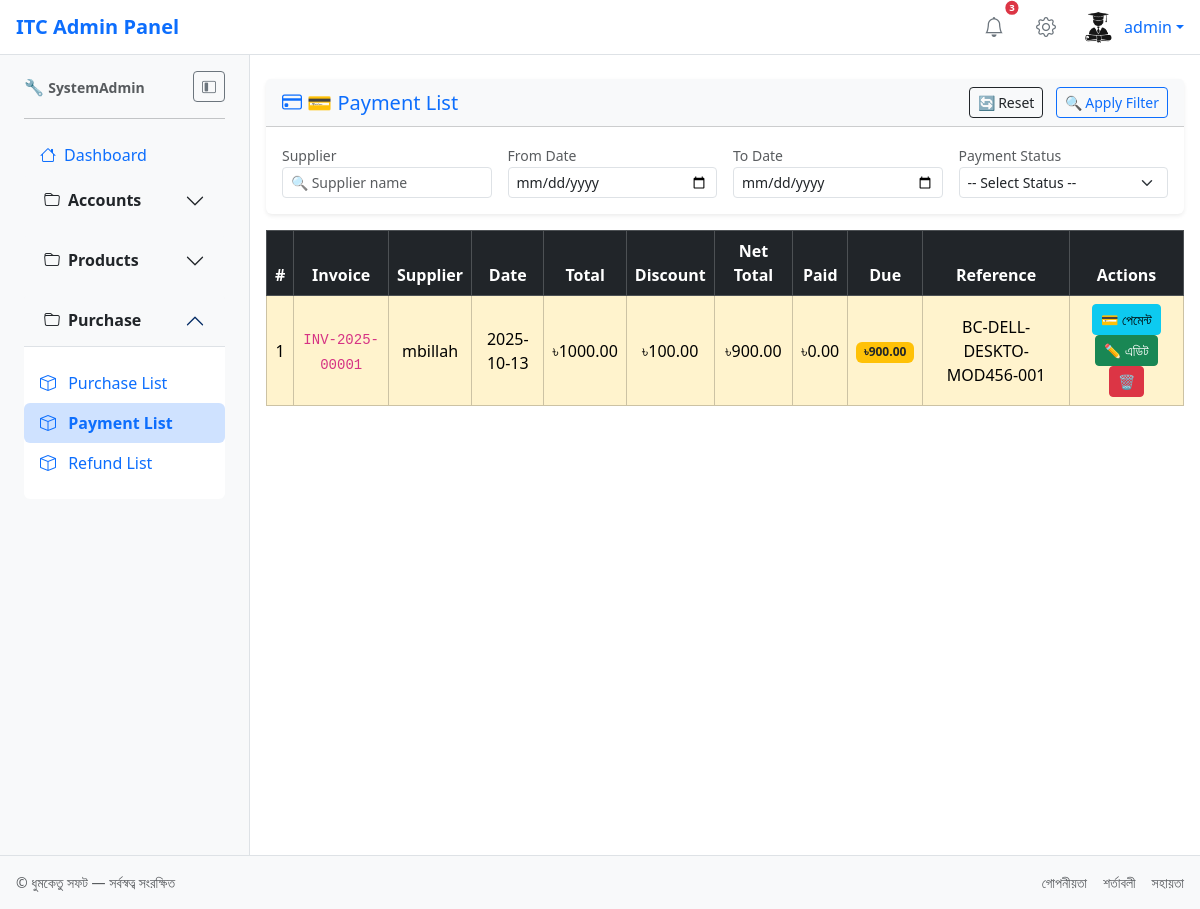
The page /products/purchase/payments/ (signed in) on the database its author committed.
### accounts/models.py (models this page shows, shortened)
class CustomUser(AbstractUser):
    role = models.ForeignKey(Role, on_delete=models.SET_NULL, null=True, blank=True)
    email = models.EmailField(unique=True)
    username = models.CharField(max_length=150, unique=True)
    is_active = models.BooleanField(default=True)
    is_staff = models.BooleanField(default=False)
    is_superuser = models.BooleanField(default=False)
    last_login = models.DateTimeField(auto_now=True)
    date_joined = models.DateTimeField(auto_now_add=True)
    is_protected = models.BooleanField(default=True)  # 🔐 সুরক্ষিত ইউজার

class Role(models.Model):
    name = models.CharField(max_length=50, unique=True)
    is_protected = models.BooleanField(default=False)  # Optional: prevent deletion
    modules = models.ManyToManyField('Module', through='Permission')

class Module(models.Model):
    name = models.CharField(max_length=100)
    label = models.CharField(max_length=100, blank=True, null=True)  # ✅ Add this line
    url_name = models.CharField(max_length=100, unique=True)
    icon = models.CharField(max_length=50, default='bi-circle')
    parent = models.ForeignKey('self', null=True, blank=True, on_delete=models.SET_NULL, related_name='children')
    group = models.ForeignKey(ModuleGroup, on_delete=models.SET_NULL, null=True, related_name='modules')
    actions = models.ManyToManyField('ActionType', related_name='modules')
    order = models.PositiveIntegerField(default=0)
    is_visible = models.BooleanField(default=True)
    is_header = models.BooleanField(default=False)  # Header visibility ✅

class ModuleGroup(models.Model):
    name = models.CharField(max_length=100, unique=True)
    icon = models.CharField(max_length=50, default='bi-folder')
    order = models.PositiveIntegerField(default=0)

### products/models.py (models this page shows, shortened)
class Supplier(models.Model):
    name = models.CharField(max_length=100)
    company_name = models.CharField(max_length=150, blank=True)
    mobile = models.CharField(max_length=20)
    email = models.EmailField(blank=True)
    address = models.TextField(blank=True)
    district = models.CharField(max_length=100, blank=True)
    trade_license = models.CharField(max_length=50, blank=True)
    contact_person = models.CharField(max_length=100, blank=True)
    contact_mobile = models.CharField(max_length=20, blank=True)
    bank_account = models.CharField(max_length=100, blank=True)
    payment_terms = models.CharField(max_length=100, blank=True)
    is_active = models.BooleanField(default=True)
    created_by = models.ForeignKey(CustomUser, on_delete=models.SET_NULL, null=True, related_name='created_suppliers')
    updated_by = models.ForeignKey(CustomUser, on_delete=models.SET_NULL, null=True, related_name='updated_suppliers')
    created_at = models.DateTimeField(auto_now_add=True)
    updated_at = models.DateTimeField(auto_now=True)

class Purchase(models.Model):
    DISCOUNT_TYPE_CHOICES = [
        ("amount", "৳ Amount"),
        ("percent", "% Percent"),
    ]
    supplier = models.ForeignKey("Supplier", on_delete=models.SET_NULL, null=True)
    invoice_no = models.CharField(max_length=50, unique=True, blank=True)
    date = models.DateField(default=timezone.now)
    reference = models.CharField(max_length=100, blank=True, null=True)
    total = models.DecimalField(max_digits=12, decimal_places=2)
    discount_type = models.CharField(max_length=10, choices=DISCOUNT_TYPE_CHOICES, default="amount")
    total_discount = models.DecimalField(max_digits=12, decimal_places=2, default=0)
    paid = models.DecimalField(max_digits=12, decimal_places=2, default=0)
    note = models.TextField(blank=True)
    is_returned = models.BooleanField(default=False)
    transaction_type = models.ForeignKey(
        TransactionType,
        on_delete=models.SET_NULL,
        null=True,
        default=get_default_purchase_type,
        limit_choices_to={"module": "purchase"},
        related_name="purchases"
    )
    created_by = models.ForeignKey("accounts.CustomUser", on_delete=models.SET_NULL, null=True, related_name='created_purchases')
    updated_by = models.ForeignKey("accounts.CustomUser", on_delete=models.SET_NULL, null=True, related_name='updated_purchases')
    created_at = models.DateTimeField(auto_now_add=True)
    updated_at = models.DateTimeField(auto_now=True)
    class Meta:
        ordering = ["-date", "-id"]
        verbose_name = "Purchase"
        verbose_name_plural = "Purchases"

### products/views.py (the view)
# urls.py: path("purchase/payments/", payment_list, name="payment_list"),
@login_required
def payment_list(request):
    supplier = request.GET.get("supplier", "").strip()
    from_date = request.GET.get("from_date")
    to_date = request.GET.get("to_date")
    status = request.GET.get("status")
    purchases = Purchase.objects.select_related("supplier")
    if supplier:
        purchases = purchases.filter(supplier__name__icontains=supplier)
    if from_date:
        try:
            from_dt = datetime.strptime(from_date, "%Y-%m-%d").date()
            purchases = purchases.filter(date__gte=from_dt)
        except:
            pass
    if to_date:
        try:
            to_dt = datetime.strptime(to_date, "%Y-%m-%d").date()
            purchases = purchases.filter(date__lte=to_dt)
        except:
            pass
    if status == "paid":
        purchases = purchases.filter(paid__gte=F("total") - F("total_discount"))
    elif status == "due":
        purchases = purchases.filter(paid__lt=F("total") - F("total_discount"))
    purchases = purchases.order_by("-date")
    context = {
        "purchases": [
            {
                "id": p.id,
                "invoice_no": p.invoice_no,
                "supplier": p.supplier,
                "date": p.date,
                "total": float(p.total),
                "total_discount": float(p.total_discount),
                "net_total": float(p.total) - float(p.total_discount),
                "paid": float(p.paid),
                "due": max(float(p.total) - float(p.total_discount) - float(p.paid), 0),
                "reference": p.reference,
            }
            for p in purchases
        ]
    }
    return render(request, "products/payment_list.html", context)

### accounts/context_processors.py (called while the page is built)
def header_modules(request):
    if not request.user.is_authenticated:
        return {}
    role = getattr(request.user, 'role', None)
    if not role:
        return {}
    access_perms = Permission.objects.filter(role=role, is_allowed=True, action__key='access')
    header_modules = Module.objects.filter(id__in=access_perms.values('module_id'), is_header=True)
    return {'header_modules': header_modules}

### products/templates/products/payment_list.html (shortened to what this page needs)
{% extends 'accounts/base.html' %}
{% load static %}
{% block content %}
<div class="card mb-3 shadow-sm border-0">
  <div class="card-header bg-light d-flex justify-content-between align-items-center flex-wrap gap-3">
    <h5 class="mb-0 text-primary"><i class="bi bi-credit-card"></i> 💳 Payment List</h5>
    <div>
      <a href="{% url 'products:payment_list' %}" class="btn btn-sm btn-outline-dark me-2">🔄 Reset</a>
      <button type="submit" form="paymentFilterForm" class="btn btn-sm btn-outline-primary">🔍 Apply Filter</button>
    </div>
  </div>
  <div class="card-body">
    <form method="get" id="paymentFilterForm" class="row g-3">
      <div class="col-md-3">
        <label class="form-label mb-0 small text-muted">Supplier</label>
        <input type="text" name="supplier" value="{{ request.GET.supplier }}" class="form-control form-control-sm" placeholder="🔍 Supplier name">
      </div>
      <div class="col-md-3">
        <label class="form-label mb-0 small text-muted">From Date</label>
        <input type="date" name="from_date" value="{{ request.GET.from_date }}" class="form-control form-control-sm">
      </div>
      <div class="col-md-3">
        <label class="form-label mb-0 small text-muted">To Date</label>
        <input type="date" name="to_date" value="{{ request.GET.to_date }}" class="form-control form-control-sm">
      </div>
      <div class="col-md-3">
        <label class="form-label mb-0 small text-muted">Payment Status</label>
        <select name="status" class="form-select form-select-sm">
          <option value="">-- Select Status --</option>
        </select>
      </div>
    </form>
  </div>
</div>
<div class="table-responsive">
  <table class="table table-bordered table-hover align-middle">
    <thead class="table-dark text-center">
      <tr>
        <th>#</th>
        <th>Invoice</th>
        <th>Supplier</th>
        <th>Date</th>
        <th>Total</th>
        <th>Discount</th>
        <th>Net Total</th>
        <th>Paid</th>
        <th>Due</th>
        <th>Reference</th>
        <th>Actions</th>
      </tr>
    </thead>
    <tbody>
      {% for p in purchases %}
      <tr class="text-center {% if p.due > 0 %}table-warning{% endif %}">
        <td>{{ forloop.counter }}</td>
        <td><code>{{ p.invoice_no }}</code></td>
        <td>{{ p.supplier.name }}</td>
        <td>{{ p.date|date:"Y-m-d" }}</td>
        <td>৳{{ p.total|floatformat:2 }}</td>
        <td>৳{{ p.total_discount|floatformat:2 }}</td>
        <td>৳{{ p.net_total|floatformat:2 }}</td>
        <td>৳{{ p.paid|floatformat:2 }}</td>
        <td>
          {% if p.due > 0 %}
            <span class="badge bg-warning text-dark">৳{{ p.due|floatformat:2 }}</span>
          {% else %}
            <span class="badge bg-success">Paid</span>
          {% endif %}
        </td>
        <td>{{ p.reference|default:"—" }}</td>
        <td>
          <button class="btn btn-sm btn-info"
                  onclick="openPaymentModal('{{ p.id }}')"
                  data-bs-toggle="tooltip"
                  title="পেমেন্ট যোগ করুন">
            💳 পেমেন্ট
          </button>
          <button class="btn btn-sm btn-success"
                  onclick="editPayment('{{ p.id }}')"
                  data-bs-toggle="tooltip"
                  title="এডিট করুন">
            ✏️ এডিট
          </button>
          <button class="btn btn-sm btn-danger"
                  onclick="deletePayment('{{ p.id }}')"
                  data-bs-toggle="tooltip"
                  title="ডিলিট করুন">
            🗑️
          </button>
        </td>
      </tr>
      {% empty %}
      <tr><td colspan="11" class="text-center text-muted">❌ কোনো পেমেন্ট পাওয়া যায়নি</td></tr>
      {% endfor %}
    </tbody>
  </table>
</div>
<div id="toastContainer" class="toast-container position-fixed top-0 end-0 p-3" style="z-index: 1080;"></div>
{% endblock %}
{% block scripts %}
<link href="https://cdn.jsdelivr.net/npm/select2@4.1.0-rc.0/dist/css/select2.min.css" rel="stylesheet" />
{% endblock %}

### accounts/templates/accounts/partials/header.html (shortened to what this page needs)
{% load static %}
<header class="navbar navbar-light bg-white border-bottom px-3 d-flex justify-content-between align-items-center">
  <span class="fw-bold text-primary fs-5">ITC Admin Panel</span>
  <div class="d-flex align-items-center gap-3">
    <button class="btn btn-sm btn-light position-relative">
      <i class="bi bi-bell fs-5 text-secondary"></i>
      <span class="position-absolute top-0 start-100 translate-middle badge rounded-pill bg-danger">
        3
      </span>
    </button>
    <button class="btn btn-sm btn-light">
      <i class="bi bi-gear fs-5 text-secondary"></i>
    </button>
    <div class="dropdown">
      <a class="d-flex align-items-center text-decoration-none dropdown-toggle" href="#" role="button" data-bs-toggle="dropdown">
        {% if user_profile_image %}
          <img src="{{ user_profile_image }}" class="rounded-circle me-2" style="width:36px; height:36px;">
        {% else %}
          <img src="{% static 'profile_images/default_profile.png' %}" class="rounded-circle me-2" style="width:36px; height:36px;">
        {% endif %}
        <span>{{ request.user.username }}</span>
      </a>
    </div>
  </div>
</header>

### accounts/templates/accounts/partials/sidebar.html (shortened to what this page needs)
<aside id="sidebar" class="sidebar bg-light border-end px-2">
  <div class="p-3">
    <div class="d-flex justify-content-between align-items-center mb-3">
      <span class="fs-6 fw-bold text-primary sidebar-title">
        🔧 <small class="text-muted">{{ user_role }}</small>
      </span>
      <button id="sidebarToggle" class="btn btn-sm btn-outline-secondary">
        <i class="bi bi-layout-sidebar-inset"></i>
      </button>
    </div>
    <hr class="w-100">
    <ul class="nav flex-column">
      {% for group in sidebar_groups %}
        {% if group.modules|length > 1 %}
          <div class="accordion mb-2" id="accordion{{ forloop.counter }}">
            <div class="accordion-item border-0">
              <h2 class="accordion-header">
                <button class="accordion-button {% if group.active %} {% else %}collapsed{% endif %} fw-bold bg-light text-dark d-flex align-items-center"
                        type="button" data-bs-toggle="collapse" data-bs-target="#collapse{{ forloop.counter }}">
                  <i class="{{ group.icon }} me-2"></i>
                  <span class="sidebar-text">{{ group.name }}</span>
                </button>
              </h2>
              <div id="collapse{{ forloop.counter }}" class="accordion-collapse collapse {% if group.active %}show{% endif %}">
                <div class="accordion-body px-0">
                  <ul class="nav flex-column">
                    {% for module in group.modules %}
                      <li class="nav-item w-100">
                        <a href="{{ module.url }}" class="nav-link
                            {% if module.is_active %}
                              active fw-bold bg-primary-subtle text-primary
                            {% endif %}">
                          <i class="{{ module.icon }} me-2"></i>
                          <span class="sidebar-text">{{ module.name }}</span>
                        </a>
                      </li>
                    {% endfor %}
                  </ul>
                </div>
              </div>
            </div>
          </div>
        {% else %}
          {% for module in group.modules %}
            <li class="nav-item w-100">
              <a href="{{ module.url }}" class="nav-link d-flex align-items-center
                  " data-bs-toggle="tooltip" title="{{ module.name }}">
                <i class="{{ module.icon }} me-2"></i>
                <span class="sidebar-text">{{ module.name }}</span>
              </a>
            </li>
          {% endfor %}
        {% endif %}
      {% endfor %}
    </ul>
  </div>
</aside>

### accounts/templates/accounts/base.html (style rules this page uses)
html, body { height: 100%; margin: 0; }
@media (min-width: 768px) { body { font-size: 1rem; } }
header .btn-light { background-color: transparent; border: none; }
header .badge { font-size: 0.6rem; padding: 0.25em 0.4em; }
.sidebar { width: 250px; transition: width 0.3s ease; min-height: 100vh; background-color: #f8f9fa; position: sticky; top: 0; z-index: 1000; }
.sidebar .nav-link.active { background-color: var(--bs-primary-subtle); color: var(--bs-primary); font-weight: bold; border-radius: 0.375rem; }
li.nav-item.w-100 { list-style-type: none; }

### rows shown on the page
CustomUser: user.username "admin"
Role: name "SystemAdmin"
Module: name "Dashboard"
ModuleGroup: name "Accounts"
ModuleGroup: name "Products"
ModuleGroup: name "Purchase"
Module: name "Purchase List"
Module: name "Payment List"
Module: name "Refund List"
Supplier: invoice_no "INV-2025-00001", supplier.name "mbillah", date "2025-10-13", total "1000.00", total_discount "100.00", net_total "900.00", paid "0.00", due "900.00", reference "BC-DELL-DESKTO-MOD456-001"
